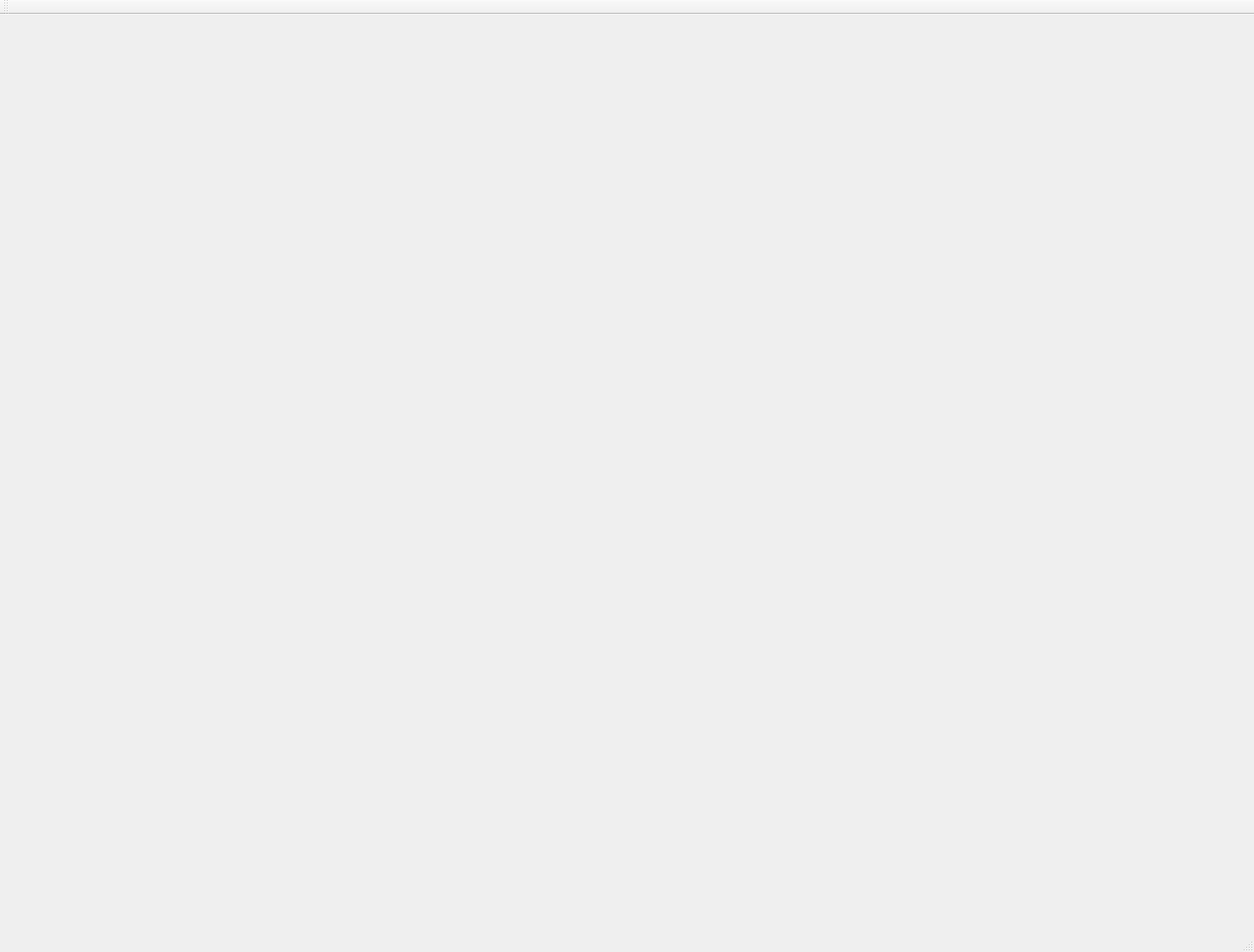
<?xml version="1.0" encoding="UTF-8"?>
<ui version="4.0">
 <class>MainWindow</class>
 <widget class="QMainWindow" name="MainWindow">
  <property name="geometry">
   <rect>
    <x>0</x>
    <y>0</y>
    <width>1463</width>
    <height>1111</height>
   </rect>
  </property>
  <property name="windowTitle">
   <string>MainWindow</string>
  </property>
  <widget class="QWidget" name="centralWidget"/>
  <widget class="QMenuBar" name="menuBar">
   <property name="geometry">
    <rect>
     <x>0</x>
     <y>0</y>
     <width>1463</width>
     <height>22</height>
    </rect>
   </property>
  </widget>
  <widget class="QToolBar" name="mainToolBar">
   <attribute name="toolBarArea">
    <enum>TopToolBarArea</enum>
   </attribute>
   <attribute name="toolBarBreak">
    <bool>false</bool>
   </attribute>
  </widget>
  <widget class="QStatusBar" name="statusBar"/>
 </widget>
 <layoutdefault spacing="6" margin="11"/>
 <resources/>
 <connections/>
</ui>
